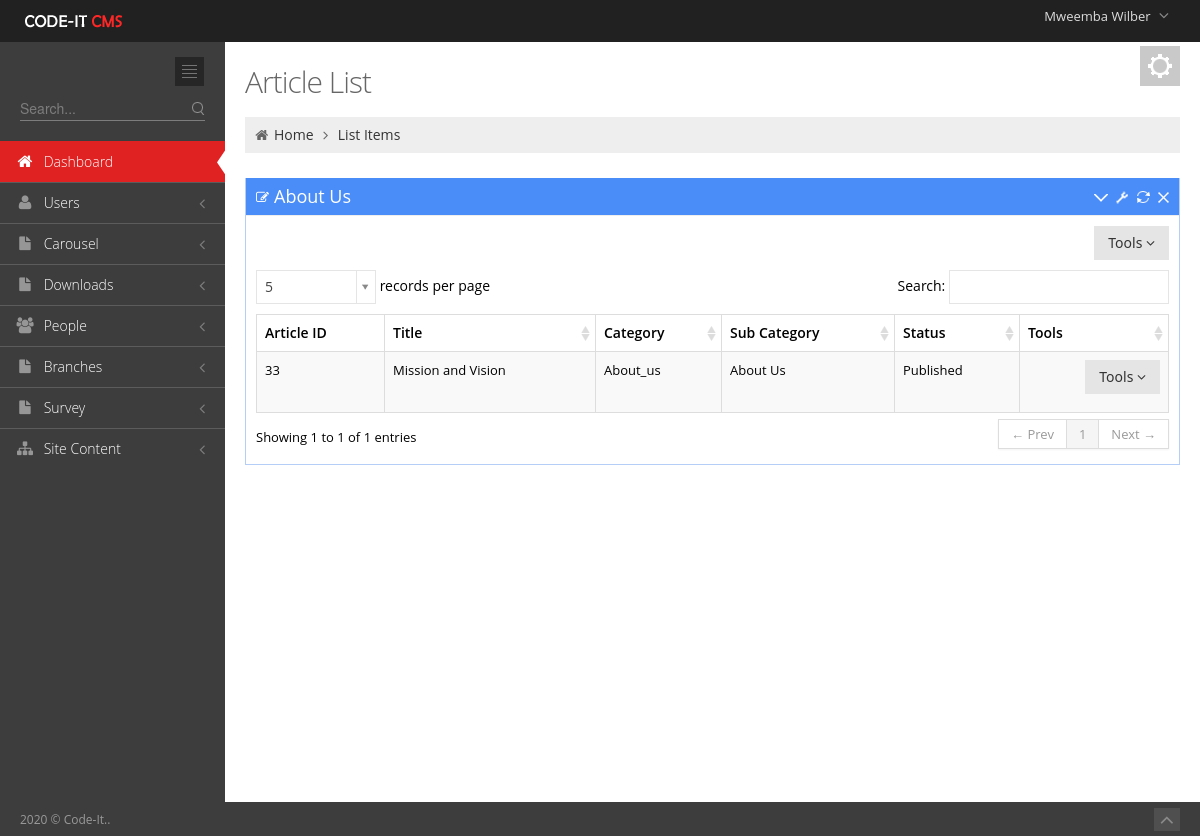
The app's page /Admin/ArticleListAbout.php (signed in) with its own data.
### tables this page shows
CREATE TABLE `user_tbl` (
  `username` varchar(50) NOT NULL,
  `password` text NOT NULL,
  `email` text NOT NULL,
  `contact_no` varchar(50) NOT NULL,
  `branch` int(11) NOT NULL,
  `level` int(11) NOT NULL,
  `Position` text NOT NULL,
  `active` int(11) NOT NULL,
  `Staff_no` int(11) NOT NULL,
  `profile_picture` text NOT NULL,
  `last_pass_change` date NOT NULL,
  `emp_id` int(3) NOT NULL,
  `Status` varchar(20) NOT NULL,
  `date_created` date NOT NULL
);

CREATE TABLE `employees_tbl` (
  `emp_id` int(4) UNSIGNED ZEROFILL NOT NULL,
  `Title` text NOT NULL,
  `first_name` varchar(100) DEFAULT NULL,
  `last_name` varchar(100) DEFAULT NULL,
  `date_of_birth` date DEFAULT NULL,
  `email` varchar(100) DEFAULT NULL,
  `mobile_number` varchar(18) DEFAULT NULL,
  `whatsapp` text NOT NULL,
  `address1` varchar(100) DEFAULT NULL,
  `address2` varchar(100) DEFAULT NULL,
  `city_town` varchar(100) DEFAULT NULL,
  `genda` varchar(10) DEFAULT NULL,
  `country` varchar(100) DEFAULT NULL,
  `date_joined` date DEFAULT NULL,
  `jobRole` text,
  `Qualification_level` varchar(40) NOT NULL,
  `qualification_Area` varchar(100) NOT NULL,
  `Category` text NOT NULL,
  `Picture` text NOT NULL,
  `brief_profile` text NOT NULL
);

CREATE TABLE `articles` (
  `article_id` int(11) NOT NULL,
  `At_Title` text NOT NULL,
  `At_content` longtext NOT NULL,
  `At_image` text NOT NULL,
  `At_sub_cat` int(11) NOT NULL,
  `At_category` int(11) NOT NULL,
  `At_status` text NOT NULL,
  `Document` text NOT NULL,
  `ytube` text NOT NULL
);

CREATE TABLE `at_categories` (
  `ID` int(11) NOT NULL,
  `Name` text NOT NULL
);

CREATE TABLE `sub_category` (
  `Sub_id` int(11) NOT NULL,
  `Sub_name` text NOT NULL,
  `Category_id` int(11) NOT NULL
);

### includes/sessions.php (called while the page is built, shortened)
<?php
include 'Dbconnect.php';
$dbuser=$_SESSION['username'];
   $query="SELECT * FROM `user_tbl` INNER JOIN `employees_tbl` ON `employees_tbl`.`emp_id`=`user_tbl`.`Staff_no` WHERE `username`='$dbuser'";
      $q1=mysqli_query($conn,$query)or die(mysqli_error());
            while ($row = mysqli_fetch_array($q1)) {
            $firstname=$row['first_name'];
            }
?>

### Admin/ArticleListAbout.php (the view, shortened to what this page needs)
<?php include '../includes/sessions.php';?><!DOCTYPE html>
 <html lang="en">
<head>
	<link href="media/css/bootstrap.min.css" rel="stylesheet" type="text/css"/>
	<link href="media/css/bootstrap-responsive.min.css" rel="stylesheet" type="text/css"/>
	<link href="media/css/font-awesome.min.css" rel="stylesheet" type="text/css"/>
	<link href="media/css/style-metro.css" rel="stylesheet" type="text/css"/>
	<link href="media/css/style.css" rel="stylesheet" type="text/css"/>
	<link href="media/css/style-responsive.css" rel="stylesheet" type="text/css"/>
	<link href="media/css/default.css" rel="stylesheet" type="text/css" id="style_color"/>
	<link href="media/css/uniform.default.css" rel="stylesheet" type="text/css"/>
	<link rel="stylesheet" type="text/css" href="media/css/select2_metro.css" />
	<link rel="stylesheet" href="media/css/DT_bootstrap.css" />
</head>
<?php
include 'includes/header.php';
include 'includes/sidebar.php';
?>
		<div class="page-content">
			<div class="container-fluid">
				<div class="row-fluid">
					<div class="span12">
						<div class="color-panel hidden-phone">
							<div class="color-mode-icons icon-color"></div>
						</div>
						<h3 class="page-title">
							Article List
						</h3>
						<ul class="breadcrumb">
							<li>
								<i class="icon-home"></i>
								<a href="index.html">Home</a>
								<i class="icon-angle-right"></i>
							</li>
							<li><a href="#">List Items</a></li>
						</ul>
					</div>
				</div>
				<div class="row-fluid">
					<div class="span12">
						<div class="portlet box blue">
							<div class="portlet-title">
								<div class="caption"><i class="icon-edit"></i>About Us</div>
								<div class="tools">
									<a href="javascript:;" class="collapse"></a>
									<a href="#portlet-config" data-toggle="modal" class="config"></a>
									<a href="javascript:;" class="reload"></a>
									<a href="javascript:;" class="remove"></a>
								</div>
							</div>
							<div class="portlet-body">
								<div class="clearfix">
									<div class="btn-group pull-right">
										<button class="btn dropdown-toggle" data-toggle="dropdown">Tools <i class="icon-angle-down"></i>
										</button>
									</div>
								</div>
								<table class="table table-striped table-hover table-bordered" id="sample_editable_1">
									<thead>
										<tr>
											<th>Article ID</th>
											<th>Title</th>
											<th>Category</th>
											<th>Sub Category</th>
											<th>Status</th>
											<th>Tools</th>
										</tr>
									</thead>
									<tbody>
                                <?php
 $propertySQL="SELECT * FROM `articles`
 INNER JOIN `at_categories` ON `articles`.`At_category`=`at_categories`.`ID` INNER JOIN `sub_category` ON `sub_category`.`Sub_id`=`articles`.`At_sub_cat`  WHERE `At_sub_cat`='12' ";
											$results=mysqli_query($conn,$propertySQL);
											while($row5=mysqli_fetch_array($results)){
            ?>
										<tr class="">
                                             <td><?php  echo $row5['article_id']; ?></td>
											<td><?php  echo $row5['At_Title']; ?></td>
											<td><?php  echo $row5['Name']; ?></td>
											<td><?php  echo $row5['Sub_name']; ?></td>
											<td><?php  echo $row5['At_status']; ?></td>
											<td><div class="btn-group pull-right">
										<button class="btn dropdown-toggle" data-toggle="dropdown">Tools <i class="icon-angle-down"></i>
										</button>
									</div></td>
										</tr>
									<?php } 		 ?>
									</tbody>
								</table>
							</div>
						</div>
					</div>
				</div>
			</div>
		</div>
	</div>
	<div class="footer">
		<div class="footer-inner">
			2020 &copy; Code-It..
		</div>
		<div class="footer-tools">
			<span class="go-top">
			<i class="icon-angle-up"></i>
			</span>
		</div>
	</div>
</body>
</html>

### Admin/includes/header.php (shortened to what this page needs)
<?php
 include '../includes/sessions.php';
?>
 <html lang="en" class="no-js">
<body class="page-header-fixed">
	<div class="header navbar navbar-inverse navbar-fixed-top">
		<div class="navbar-inner">
			<div class="container-fluid">
				<a class="brand" href="index.php">
				<img src="media/image/logo.png" alt="logo"/>
				</a>
				<ul class="nav pull-right">
					<li class="dropdown user">
						<a href="#" class="dropdown-toggle" data-toggle="dropdown">
						<span class="username"><?php echo $firstname ;?></span>
						<i class="icon-angle-down"></i>
						</a>
					</li>
				</ul>
			</div>
		</div>
	</div>
	<div class="page-container">

### Admin/media/css/style-metro.css (style rules this page uses)
div, input, select, textarea, span, img, table, td, th, p, a, button, ul, li { -webkit-border-radius: 0 !important; -moz-border-radius: 0 !important; border-radius: 0 !important; }
.btn { background-color: #e5e5e5; background-image: none; filter: none; border: 0; padding: 7px 14px; text-shadow: none; font-family: "Segoe UI", Helvetica, Arial, sans-serif; font-size: 14px; color: #333333; cursor: pointer; outline: none; -webkit-box-shadow: none !important; -moz-box-shadow: none !important; box-shadow: none !important; -webkit-border-radius: 0 !important; -moz-border-radius: 0 !important; border-radius: 0 !important; }

### Admin/media/css/style-responsive.css (style rules this page uses)
@media (min-width: 980px) { .page-content { margin-left: 225px; margin-top: 0px; min-height: 760px; } }

### Admin/media/css/default.css (style rules this page uses)
body { background-color: #3d3d3d !important; }
.header .navbar-inner { filter: none !important; background-image: none !important; background-color: #212121 !important; }
.header .nav li.dropdown .dropdown-toggle i { color: #8a8a8a !important; }
.footer .footer-inner { color: #999999; }
.footer .footer-tools .go-top { background-color: #4f4f4f; }
.footer .footer-tools .go-top i { color: #8a8a8a; }

### records on screen
user_tbl: employees_tbl.first_name "Mweemba Wilber"
articles: article_id "33", At_Title "Mission and Vision", at_categories.Name "About_us", sub_category.Sub_name "About Us", At_status "Published"
